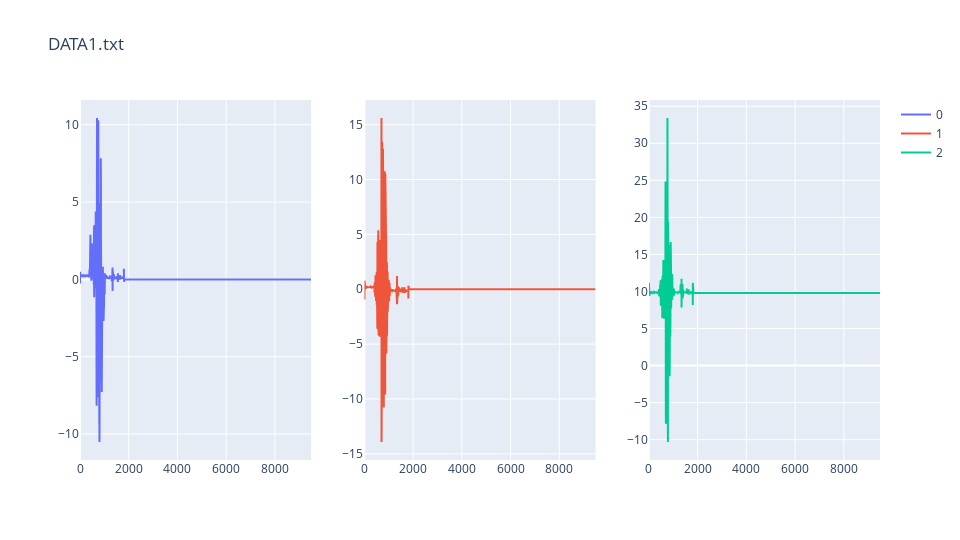

Notebook cell for this chart:
### Markdown cell above
## Visualize Data

### Code cell
df = pd.DataFrame(acc_data[0].transpose())
df
tripleGraph(df, acc_data_labels[0][0])

### Figure 1 — Plotly figure (JSON) as saved in the notebook; plotly's stock layout.template omitted (floating-point values rounded to 4 significant figures; data arrays with more than 128 entries replaced by an {"elided": "..."} marker saying what was removed)
{"data": [{"name": "0", "type": "scatter", "x": {"elided": "9489 int values"}, "xaxis": "x", "y": {"elided": "9489 float values"}, "yaxis": "y"}, {"name": "1", "type": "scatter", "x": {"elided": "9489 int values"}, "xaxis": "x2", "y": {"elided": "9489 float values"}, "yaxis": "y2"}, {"name": "2", "type": "scatter", "x": {"elided": "9489 int values"}, "xaxis": "x3", "y": {"elided": "9489 float values"}, "yaxis": "y3"}], "layout": {"height": 540, "title": {"text": "DATA1.txt"}, "width": 960, "xaxis": {"anchor": "y", "domain": [0, 0.2889]}, "xaxis2": {"anchor": "y2", "domain": [0.3556, 0.6444]}, "xaxis3": {"anchor": "y3", "domain": [0.7111, 1]}, "yaxis": {"anchor": "x", "domain": [0, 1]}, "yaxis2": {"anchor": "x2", "domain": [0, 1]}, "yaxis3": {"anchor": "x3", "domain": [0, 1]}}}
